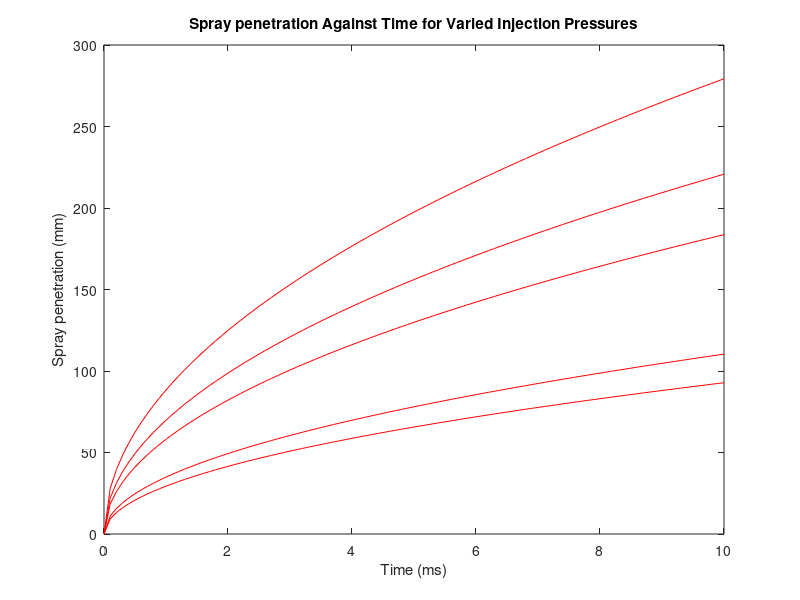
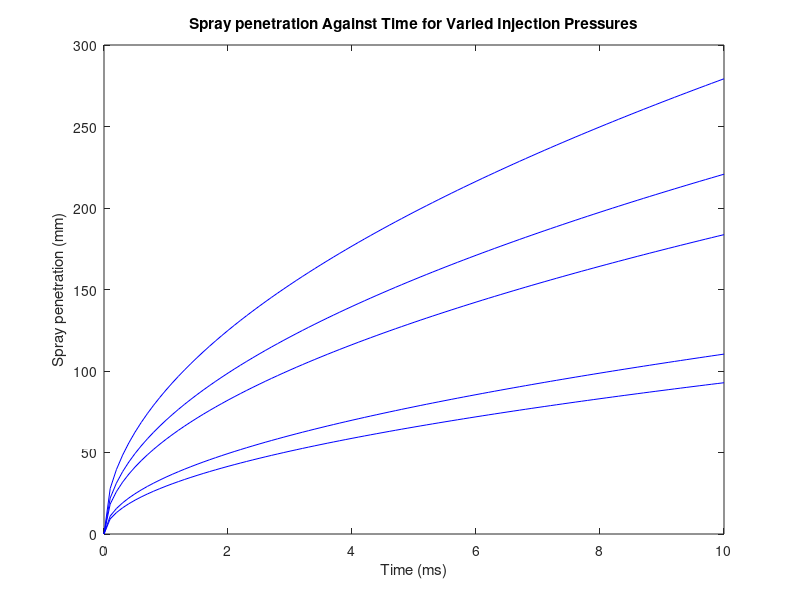

The MATLAB source for these figures, in order:
D=0.2e-3;
rhoa=1.225;
rhod=840;
rhos=930;
Pinj1=0.7;
Pinj2=1;
Pinj3=5;
Pinj4=10;
Pinj5=25;
Pinj6=50;
Pamb=0.4;
t=0:0.1:10;

tbd1=28.65*(rhod*D/sqrt(rhoa*(Pinj1-Pamb)));
if t<tbd1
    Sd1=0.39*sqrt((2*(Pinj1-Pamb))/rhod).*t;
else
    Sd1=2.95*((Pinj1-Pamb)/rhoa)^0.25*(D.*t).^0.5;
end

tbd2=28.65*(rhod*D/sqrt(rhoa*(Pinj2-Pamb)));
if t<tbd2
    Sd2=0.39*sqrt((2*(Pinj2-Pamb))/rhod).*t;
else
    Sd2=2.95*((Pinj2-Pamb)/rhoa)^0.25*(D.*t).^0.5;
end

tbd3=28.65*(rhod*D/sqrt(rhoa*(Pinj3-Pamb)));
if t<tbd3
    Sd3=0.39*sqrt((2*(Pinj3-Pamb))/rhod).*t;
else
    Sd3=2.95*((Pinj3-Pamb)/rhoa)^0.25*(D.*t).^0.5;
end


tbd4=28.65*(rhod*D/sqrt(rhoa*(Pinj4-Pamb)));
if t<tbd4
    Sd4=0.39*sqrt((2*(Pinj4-Pamb))/rhod).*t;
else
    Sd4=2.95*((Pinj4-Pamb)/rhoa)^0.25*(D.*t).^0.5;
end

tbd5=28.65*(rhod*D/sqrt(rhoa*(Pinj5-Pamb)));
if t<tbd4
    Sd5=0.39*sqrt((2*(Pinj5-Pamb))/rhod).*t;
else
    Sd5=2.95*((Pinj5-Pamb)/rhoa)^0.25*(D.*t).^0.5;
end


tbs1=28.65*(rhos*D/sqrt(rhoa*(Pinj1-Pamb)));
if t<tbs1
    Ss1=0.39*sqrt((2*(Pinj1-Pamb))/rhos).*t;
else
    Ss1=2.95*((Pinj1-Pamb)/rhoa)^0.25*(D.*t).^0.5;
end

tbs2=28.65*(rhos*D/sqrt(rhoa*(Pinj2-Pamb)));
if t<tbs2
    Ss2=0.39*sqrt((2*(Pinj2-Pamb))/rhos).*t;
else
    Ss2=2.95*((Pinj2-Pamb)/rhoa)^0.25*(D.*t).^0.5;
end

tbs3=28.65*(rhos*D/sqrt(rhoa*(Pinj3-Pamb)));
if t<tbs3
    Ss3=0.39*sqrt((2*(Pinj3-Pamb))/rhos).*t;
else
    Ss3=2.95*((Pinj3-Pamb)/rhoa)^0.25*(D.*t).^0.5;
end


tbs4=28.65*(rhos*D/sqrt(rhoa*(Pinj4-Pamb)));
if t<tbs4
    Ss4=0.39*sqrt((2*(Pinj4-Pamb))/rhos).*t;
else
    Ss4=2.95*((Pinj4-Pamb)/rhoa)^0.25*(D.*t).^0.5;
end

tbs5=28.65*(rhos*D/sqrt(rhoa*(Pinj5-Pamb)));
if t<tbd4
    Ss5=0.39*sqrt((2*(Pinj5-Pamb))/rhos).*t;
else
    Ss5=2.95*((Pinj5-Pamb)/rhoa)^0.25*(D.*t).^0.5;
end


figure(1); plot(t,1000*Sd1, 'red');hold on; plot(t,1000*Sd2, 'red'); xlabel ('Time (ms)'); ylabel('Spray penetration (mm)'); title('Spray penetration Against Time for Varied Injection Pressures'); 
plot(t,1000*Sd3,'red');plot(t,1000*Sd4, 'red');plot(t,1000*Sd5,'red'); hold off
figure (2);plot(t,1000*Ss1, 'blue');hold on; plot(t,1000*Ss2,'blue'); xlabel ('Time (ms)'); ylabel('Spray penetration (mm)'); title('Spray penetration Against Time for Varied Injection Pressures'); 
plot(t,1000*Ss3,'blue');plot(t,1000*Ss4, 'blue');plot(t,1000*Ss5, 'blue');